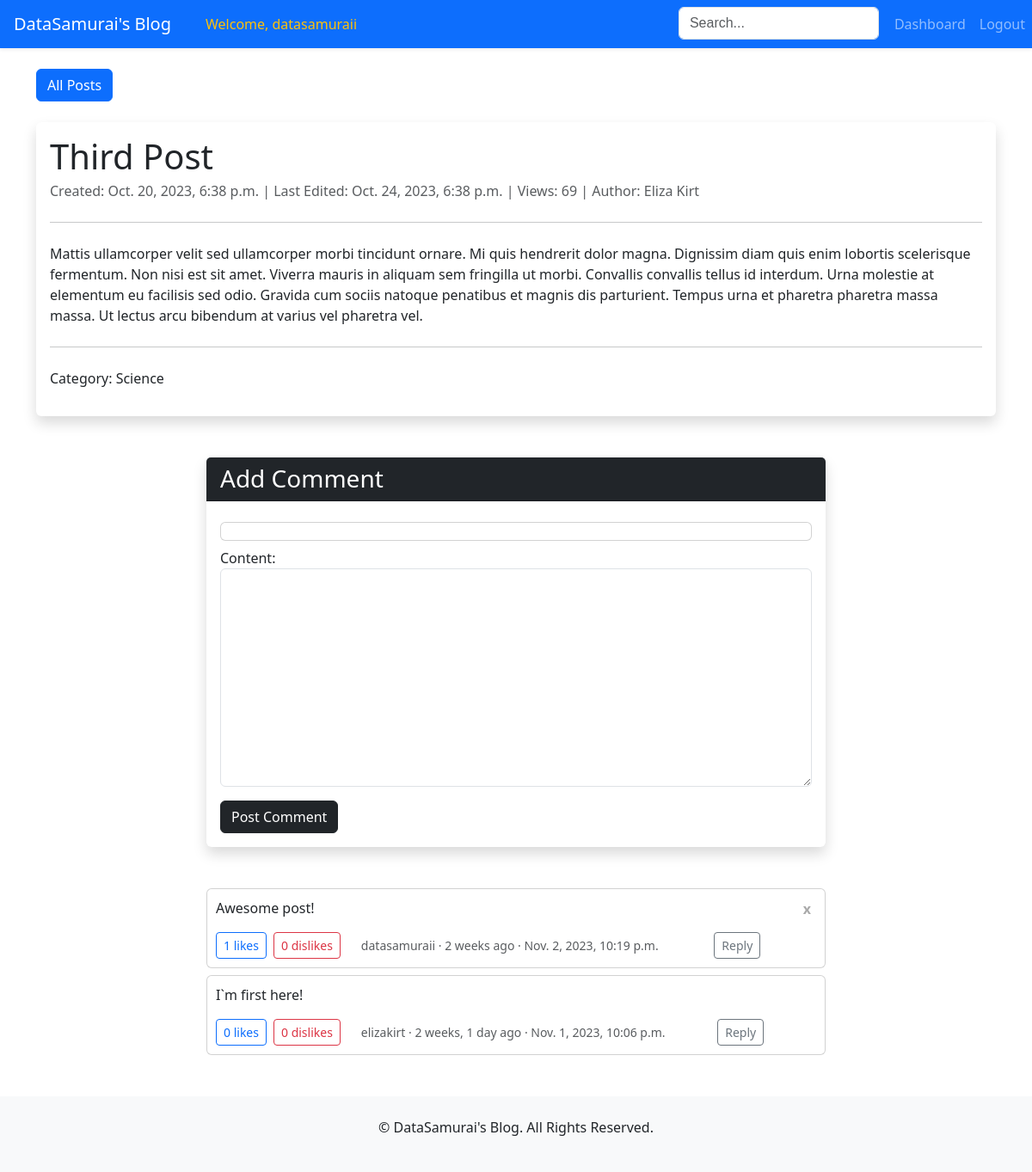
Page /blog/post/5/ (signed in) on the earlier database version.
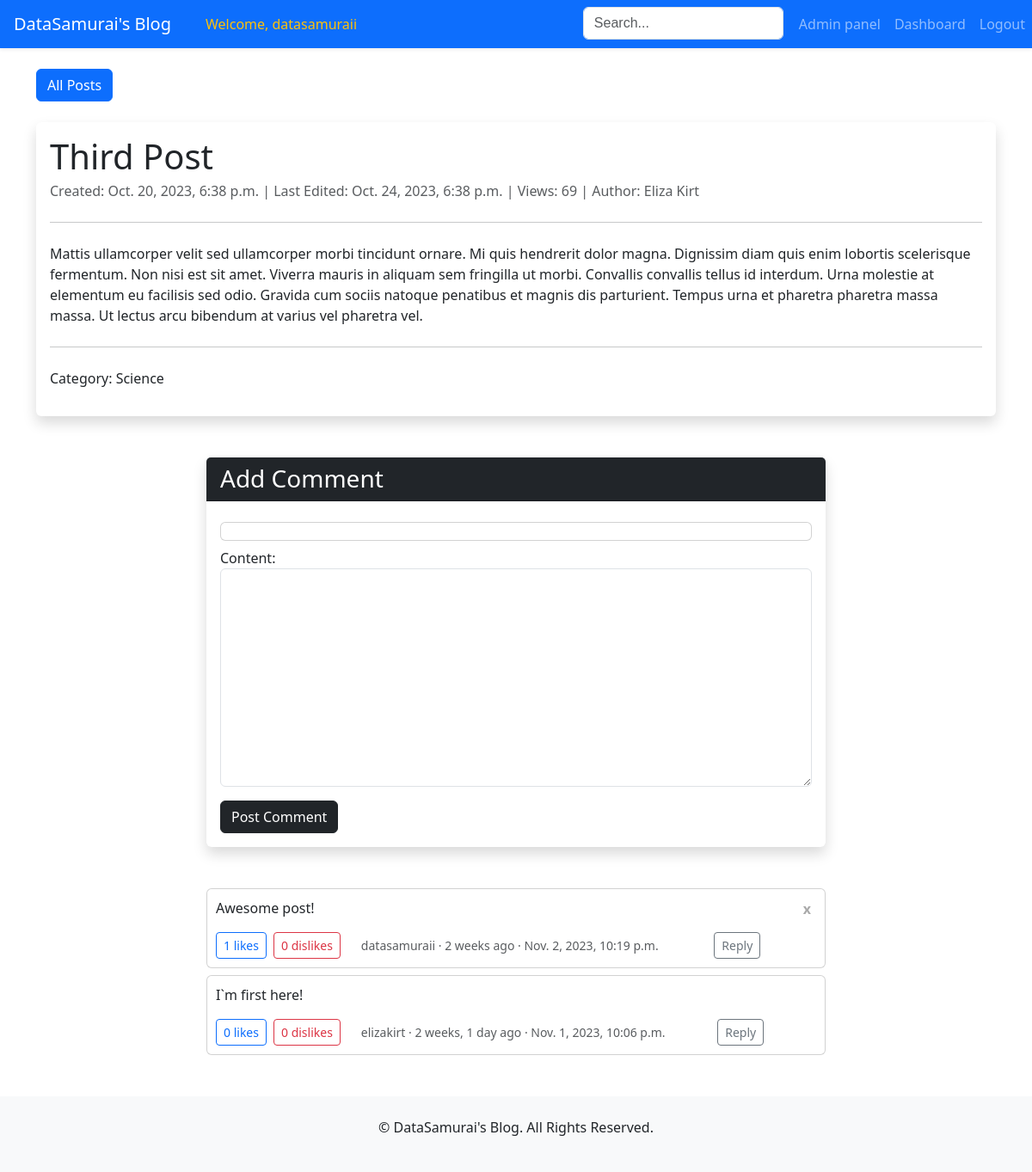
Same page on the later database version.
### posts/views.py (the view)
# urls.py: path('post/<int:post_id>/', views.PostDetailView.as_view(), name='post_detail'),
class PostDetailView(DetailView):
    model = Post
    template_name = 'posts/post_detail.html'
    context_object_name = 'post'
    def get_object(self, queryset=None):
        post_id = self.kwargs.get('post_id')
        return get_object_or_404(Post, pk=post_id)
    def get_context_data(self, **kwargs):
        context = super().get_context_data(**kwargs)
        context['comments'] = self.object.comment_set.filter(parent_comment__isnull=True).order_by(
            '-timestamp').prefetch_related('comment_set')
        context['form'] = CommentForm()
        return context
    def get(self, request, *args, **kwargs):
        response = super().get(request, *args, **kwargs)
        self.handle_views_counter()
        return response
    def handle_views_counter(self):
        ip = self.request.META.get('REMOTE_ADDR')
        time_threshold = timezone.now() - timedelta(hours=24)
        recent_views = ViewedPost.objects.filter(
            post=self.object, ip_address=ip, timestamp__gte=time_threshold
        )
        session_key = f'viewed_post_{self.object.id}'
        if not self.request.session.get(session_key) and not recent_views.exists():
            self.object.views += 1
            self.object.save(update_fields=['views'])
            self.request.session[session_key] = True
            self.request.session.set_expiry(86400)  # 24 hours in seconds
            ViewedPost.objects.create(post=self.object, ip_address=ip)
            logger.info(f'Created new ViewedPost for IP {ip}, post {self.object, self.object.pk}')

### posts/forms.py
class CommentForm(forms.ModelForm):
    parent_comment = forms.ModelChoiceField(
        queryset=Comment.objects.all(),
        required=False,
        widget=forms.HiddenInput()
    )
    class Meta:
        model = Comment
        fields = ['content', 'parent_comment']
        widgets = {
            'content': forms.Textarea(attrs={'class': 'form-control'}),
        }

### posts/models.py (called while the page is built)
    def __str__(self):
        return self.title

    def save(self, *args, **kwargs):
        self.content = bleach.clean(
            self.content,
            tags=settings.ALLOWED_TAGS,
            attributes=settings.ALLOWED_ATTRIBUTES,
            protocols=settings.ALLOWED_PROTOCOLS,
            strip=settings.STRIP,
            strip_comments=settings.STRIP_COMMENTS,
        )
        super().save(*args, **kwargs)

    @property
    def likes_count(self):
        return self.reactions.filter(reaction_type='like').count()

    @property
    def dislikes_count(self):
        return self.reactions.filter(reaction_type='dislike').count()

### users/models.py (called while the page is built)
    def __str__(self):
        return self.username

### templates/posts/post_detail.html (shortened to what this page needs)
{% extends 'base.html' %}
{% block page_content %}
    <div class="d-flex justify-content-between align-items-center mt-4">
        <a href="{% url 'post_list' %}" class="btn btn-primary">All Posts</a>
    </div>
    <div class="card border-0 shadow my-4">
        <div class="card-body">
            <h1 class="card-title">{{ post.title }}</h1>
            <p class="card-subtitle mb-2 text-muted">
                Created: {{ post.date_published }} |
                Last Edited: {{ post.date_edited }} |
                Views: {{ post.views }} |
                Author: {{ post.author.first_name }} {{ post.author.last_name }}
            </p>
            <hr class="my-4"/>
            <div class="card-text mb-4">
                {{ post.content|safe }}
            </div>
            <hr class="my-4"/>
            <p>Category: {{ post.category.title }}</p>
        </div>
    </div>
    {% include 'posts/comment_list.html' %}
{% endblock %}

### templates/base.html (shortened to what this page needs)
<!DOCTYPE html>
<html lang="en">
<head>
    <link href="https://cdn.jsdelivr.net/npm/bootstrap@5.3.1/dist/css/bootstrap.min.css" rel="stylesheet">
</head>
<body>
{% block navbar %}
    <nav class="navbar navbar-expand-lg navbar-dark bg-primary shadow-sm">
        <a class="navbar-brand px-3" href="{% url 'post_list' %}">DataSamurai's Blog</a>
        <div class="collapse navbar-collapse d-flex justify-content-between" id="navbarNav">
            <ul class="navbar-nav">
                {% if user.is_authenticated %}
                    <li class="nav-item">
                        <span class="nav-link text-warning font-weight-bold">Welcome, {{ user.username }}</span>
                    </li>
                {% else %}
                    <li class="nav-item invisible">
                        <span class="nav-link"></span>
                    </li>
                {% endif %}
            </ul>
            <ul class="navbar-nav">
                <form method="GET" action="{% url 'search_results' %}" class="form-inline my-2 my-lg-0"
                      style="margin-right: 10px; margin-left: 10px;">
                    <input type="text" class="form-control" name="query" placeholder="Search..."
                           style="font-family: Arial, 'Font Awesome 5 Free'; background-position: 10px 10px; background-repeat: no-repeat;"
                           aria-label="Search">
                </form>
                {% if user.is_authenticated %}
                    {% if user.is_staff %}
                        <li class="nav-item">
                            <a class="nav-link btn btn-light mr-2" href="{% url 'admin:index' %}">Admin panel</a>
                        </li>
                    {% endif %}
                    <li class="nav-item">
                        <a class="nav-link btn btn-light mr-2" href="{% url 'dashboard' %}">Dashboard</a>
                    </li>
                    <li>
                        <a href="{% url 'logout' %}" class="nav-link btn btn-danger">Logout</a>
                    </li>
                {% endif %}
            </ul>
        </div>
    </nav>
{% endblock %}
<div class="container my-4">
    {% block page_content %}{% endblock page_content %}
</div>
<footer class="text-center py-4 mt-5 bg-light">
    <p>&copy; {{ now.year }} DataSamurai's Blog. All Rights Reserved.</p>
</footer>
</body>
</html>

Differences in the rows shown:
changed CustomUser "datasamuraii": is_staff False → True (drawn)
Other differences:
text now shown: "Admin panel"
